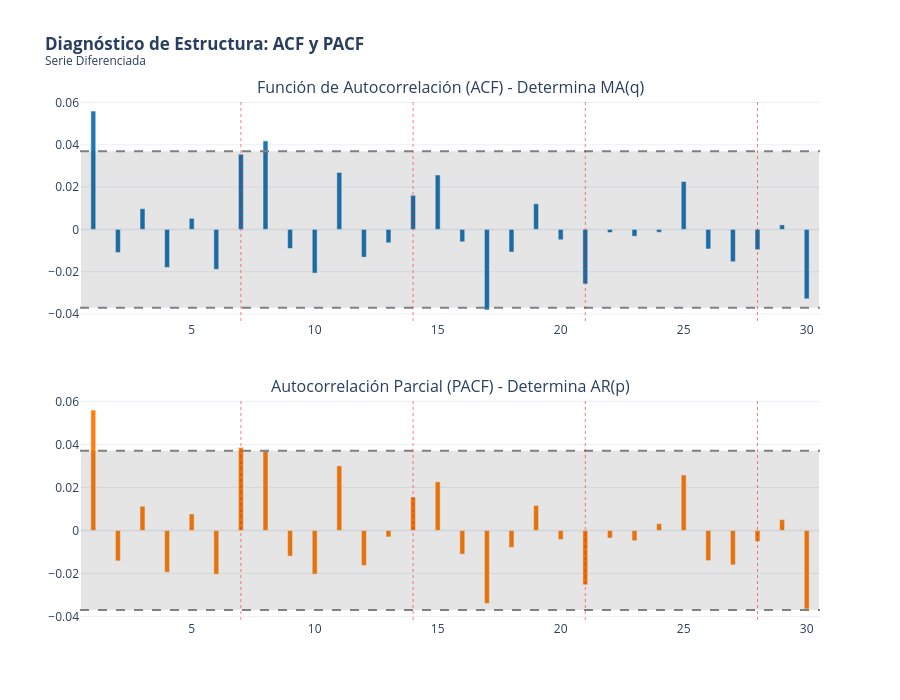

Notebook code cell kept with this figure:
### Code cell
# @title Graficamos ACF y PACF

ts_analysis = df_diff.dropna()

# Parámetros
lags = 30  # 30 días
alpha = 0.05 # Nivel de significancia del 95%

# Cálculo de valores ACF y PACF
acf_vals = acf(ts_analysis, nlags=lags, alpha=alpha)[0][1:]
pacf_vals = pacf(ts_analysis, nlags=lags, alpha=alpha)[0][1:]

# Colocamos manualmente el intervalo de confianza para plotly
n = len(ts_analysis)
conf_interval = 1.96 / np.sqrt(n)


fig = make_subplots(rows=2, cols=1,
                    subplot_titles=("Función de Autocorrelación (ACF) - Determina MA(q)",
                                    "Autocorrelación Parcial (PACF) - Determina AR(p)"),
                    vertical_spacing=0.15)

# ACF

fig.add_trace(go.Bar(
    x=list(range(1, lags+1)), y=acf_vals,
    name='ACF', marker_color='rgb(31, 119, 180)', showlegend=False
), row=1, col=1)

# Intervalos de confianza (Sombreado)
fig.add_shape(type="rect",
    x0=0.5, y0=-conf_interval, x1=lags+0.5, y1=conf_interval,
    line=dict(color="rgba(0,0,0,0)"), fillcolor="rgba(0,0,0,0.1)",
    row=1, col=1
)
# Líneas límite
fig.add_hline(y=conf_interval, line_dash="dash", line_color="gray", row=1, col=1)
fig.add_hline(y=-conf_interval, line_dash="dash", line_color="gray", row=1, col=1)

# PACF

fig.add_trace(go.Bar(
    x=list(range(1, lags+1)), y=pacf_vals,
    name='PACF', marker_color='rgb(255, 127, 14)', showlegend=False
), row=2, col=1)

# Intervalos de confianza
fig.add_shape(type="rect",
    x0=0.5, y0=-conf_interval, x1=lags+0.5, y1=conf_interval,
    line=dict(color="rgba(0,0,0,0)"), fillcolor="rgba(0,0,0,0.1)",
    row=2, col=1
)
# Líneas límite
fig.add_hline(y=conf_interval, line_dash="dash", line_color="gray", row=2, col=1)
fig.add_hline(y=-conf_interval, line_dash="dash", line_color="gray", row=2, col=1)


fig.update_layout(
    title='<b>Diagnóstico de Estructura: ACF y PACF</b><br><sup>Serie Diferenciada</sup>',
    template='plotly_white',
    height=700,
    bargap=0.8 # Barras delgadas estilo lollipop
)

# Resaltar lags estacionales (7, 14, 21, 28) con líneas verticales rojas tenues
for i in [7, 14, 21, 28]:
    fig.add_vline(x=i, line_width=1, line_dash="dot", line_color="red", opacity=0.5)

fig.show()

### Figure 1 — Plotly figure (JSON) as saved in the notebook; plotly's stock layout.template omitted (floating-point values rounded to 4 significant figures)
{"data": [{"marker": {"color": "rgb(31, 119, 180)"}, "name": "ACF", "showlegend": false, "type": "bar", "x": [1, 2, 3, 4, 5, 6, 7, 8, 9, 10, 11, 12, 13, 14, 15, 16, 17, 18, 19, 20, 21, 22, 23, 24, 25, 26, 27, 28, 29, 30], "xaxis": "x", "y": [0.05593, -0.01093, 0.009794, -0.01796, 0.005233, -0.01886, 0.03553, 0.04183, -0.009016, -0.02064, 0.02689, -0.01311, -0.006325, 0.01611, 0.02571, -0.005848, -0.03806, -0.01069, 0.01211, -0.00489, -0.02573, -0.001445, -0.003205, -0.001346, 0.02262, -0.009235, -0.01527, -0.009575, 0.002129, -0.0328], "yaxis": "y"}, {"marker": {"color": "rgb(255, 127, 14)"}, "name": "PACF", "showlegend": false, "type": "bar", "x": [1, 2, 3, 4, 5, 6, 7, 8, 9, 10, 11, 12, 13, 14, 15, 16, 17, 18, 19, 20, 21, 22, 23, 24, 25, 26, 27, 28, 29, 30], "xaxis": "x2", "y": [0.05595, -0.01411, 0.01125, -0.0194, 0.007668, -0.02032, 0.03861, 0.03685, -0.01191, -0.02029, 0.03002, -0.01625, -0.002989, 0.0155, 0.02261, -0.01102, -0.03388, -0.007833, 0.0116, -0.004198, -0.02524, -0.00349, -0.004739, 0.003185, 0.02579, -0.014, -0.01597, -0.005012, 0.005067, -0.03645], "yaxis": "y2"}], "layout": {"annotations": [{"font": {"size": 16}, "showarrow": false, "text": "Función de Autocorrelación (ACF) - Determina MA(q)", "x": 0.5, "xanchor": "center", "xref": "paper", "y": 1, "yanchor": "bottom", "yref": "paper"}, {"font": {"size": 16}, "showarrow": false, "text": "Autocorrelación Parcial (PACF) - Determina AR(p)", "x": 0.5, "xanchor": "center", "xref": "paper", "y": 0.425, "yanchor": "bottom", "yref": "paper"}], "bargap": 0.8, "height": 700, "shapes": [{"fillcolor": "rgba(0,0,0,0.1)", "line": {"color": "rgba(0,0,0,0)"}, "type": "rect", "x0": 0.5, "x1": 30.5, "xref": "x", "y0": -0.03699, "y1": 0.03699, "yref": "y"}, {"line": {"color": "gray", "dash": "dash"}, "type": "line", "x0": 0, "x1": 1, "xref": "x domain", "y0": 0.03699, "y1": 0.03699, "yref": "y"}, {"line": {"color": "gray", "dash": "dash"}, "type": "line", "x0": 0, "x1": 1, "xref": "x domain", "y0": -0.03699, "y1": -0.03699, "yref": "y"}, {"fillcolor": "rgba(0,0,0,0.1)", "line": {"color": "rgba(0,0,0,0)"}, "type": "rect", "x0": 0.5, "x1": 30.5, "xref": "x2", "y0": -0.03699, "y1": 0.03699, "yref": "y2"}, {"line": {"color": "gray", "dash": "dash"}, "type": "line", "x0": 0, "x1": 1, "xref": "x2 domain", "y0": 0.03699, "y1": 0.03699, "yref": "y2"}, {"line": {"color": "gray", "dash": "dash"}, "type": "line", "x0": 0, "x1": 1, "xref": "x2 domain", "y0": -0.03699, "y1": -0.03699, "yref": "y2"}, {"line": {"color": "red", "dash": "dot", "width": 1}, "opacity": 0.5, "type": "line", "x0": 7, "x1": 7, "xref": "x", "y0": 0, "y1": 1, "yref": "y domain"}, {"line": {"color": "red", "dash": "dot", "width": 1}, "opacity": 0.5, "type": "line", "x0": 7, "x1": 7, "xref": "x2", "y0": 0, "y1": 1, "yref": "y2 domain"}, {"line": {"color": "red", "dash": "dot", "width": 1}, "opacity": 0.5, "type": "line", "x0": 14, "x1": 14, "xref": "x", "y0": 0, "y1": 1, "yref": "y domain"}, {"line": {"color": "red", "dash": "dot", "width": 1}, "opacity": 0.5, "type": "line", "x0": 14, "x1": 14, "xref": "x2", "y0": 0, "y1": 1, "yref": "y2 domain"}, {"line": {"color": "red", "dash": "dot", "width": 1}, "opacity": 0.5, "type": "line", "x0": 21, "x1": 21, "xref": "x", "y0": 0, "y1": 1, "yref": "y domain"}, {"line": {"color": "red", "dash": "dot", "width": 1}, "opacity": 0.5, "type": "line", "x0": 21, "x1": 21, "xref": "x2", "y0": 0, "y1": 1, "yref": "y2 domain"}, {"line": {"color": "red", "dash": "dot", "width": 1}, "opacity": 0.5, "type": "line", "x0": 28, "x1": 28, "xref": "x", "y0": 0, "y1": 1, "yref": "y domain"}, {"line": {"color": "red", "dash": "dot", "width": 1}, "opacity": 0.5, "type": "line", "x0": 28, "x1": 28, "xref": "x2", "y0": 0, "y1": 1, "yref": "y2 domain"}], "title": {"text": "<b>Diagnóstico de Estructura: ACF y PACF</b><br><sup>Serie Diferenciada</sup>"}, "xaxis": {"anchor": "y", "domain": [0, 1]}, "xaxis2": {"anchor": "y2", "domain": [0, 1]}, "yaxis": {"anchor": "x", "domain": [0.575, 1]}, "yaxis2": {"anchor": "x2", "domain": [0, 0.425]}}}
